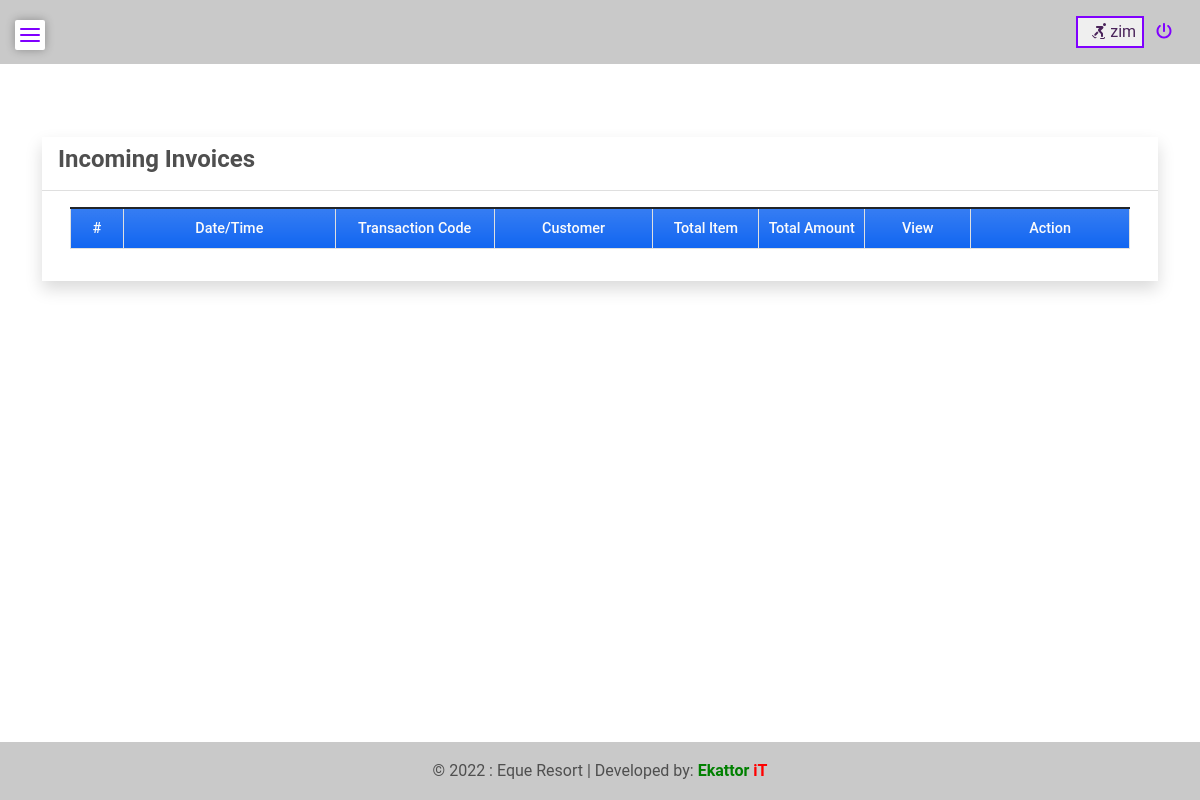
/incoming_invoices (signed in), run on an earlier commit of the app's database.
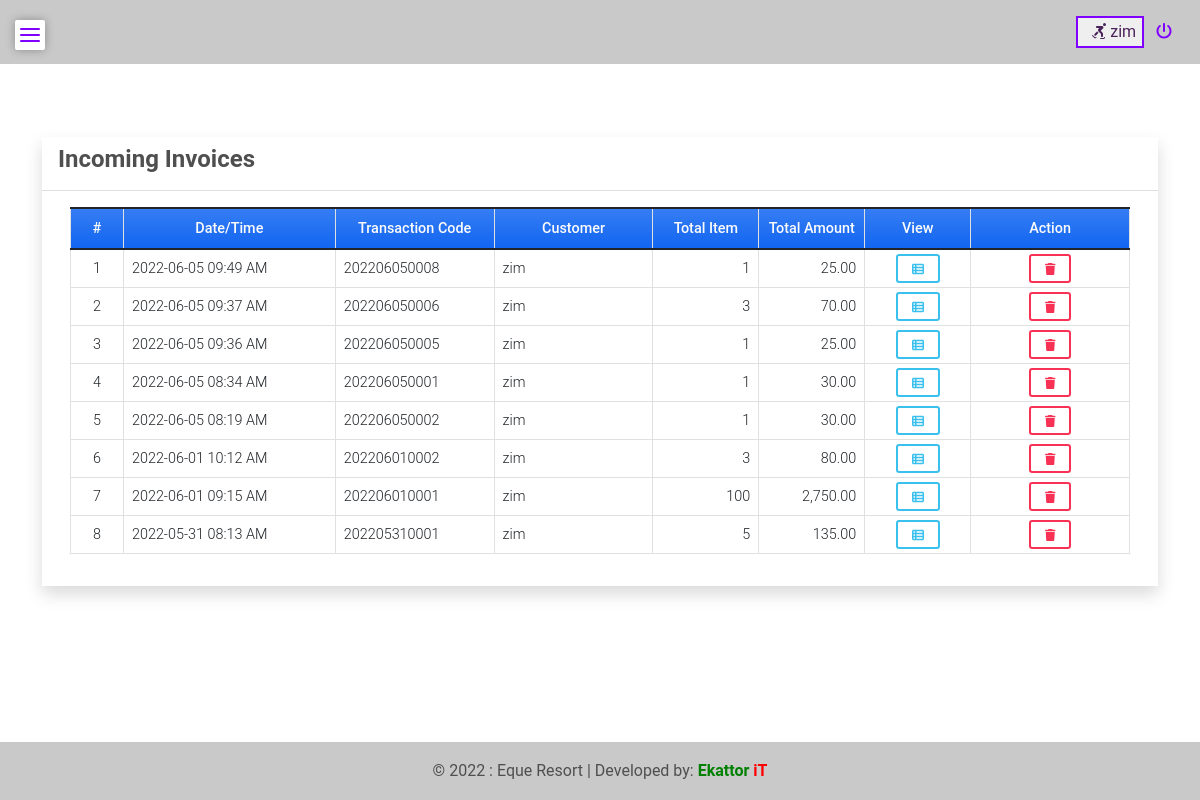
And on a later commit of the database.
### dataSet/models.py (models this page shows, shortened)
class IncomingInvoice(models.Model):
    transaction = models.CharField(max_length = 250)
    customer = models.CharField(max_length = 250)
    total = models.FloatField(default= 0)
    date_created = models.DateTimeField(default=timezone.now)
    date_updated = models.DateTimeField(auto_now=True)
    def item_count(self):
        return IncomingInvoice_Item.objects.filter(invoice = self).aggregate(Sum('quantity'))['quantity__sum']

### dataSet/views.py (the view)
# urls.py: path('incoming_invoices',views.incoming_invoices,name='incoming-invoice-page'),
@login_required
def incoming_invoices(request):
    invoice = IncomingInvoice.objects.all().order_by('-id')
    context['page_title'] = 'Invoices'
    context['invoices'] = invoice
    return render(request, 'incoming_invoice.html', context)

### dataSet/templates/incoming_invoice.html (shortened to what this page needs)
{% extends 'base.html' %} {% load humanize %} {% block pageContent %}
<div class="col-lg-12 col-md-12 col-sm-12 col-xs-12">
    <div class="card card-default rounded-0 shadow ">
        <div class="card-header">
            <div class="d-flex w-100 align-items-center justify-content-between">
                <h4 class="card-title fw-bold">Incoming Invoices</h4>
            </div>
        </div>
        <div class="card-body">
            <div class="container-fluid">
                <table class="table table-bordered" id="invoice-list">
                    <colgroup>
                        <col width="5%">
                        <col width="20%">
                        <col width="15%">
                        <col width="15%">
                        <col width="10%">
                        <col width="10%">
                        <col width="10%">
                        <col width="15%">
                    </colgroup>
                    <thead>
                        <tr class="bg-gradient bg-primary bg-opacity-50 text-light">
                            <th class="px-2 py-2 text-center">#</th>
                            <th class="px-2 py-2 text-center">Date/Time</th>
                            <th class="px-2 py-2 text-center">Transaction Code</th>
                            <th class="px-2 py-2 text-center">Customer</th>
                            <th class="px-2 py-2 text-center">Total Item</th>
                            <th class="px-2 py-2 text-center">Total Amount</th>
                            <th class="px-2 py-2 text-center">View</th>
                            <th class="px-2 py-2 text-center">Action</th>
                        </tr>
                    </thead>
                    <tbody>
                        {% for invoice in invoices %}
                        <tr>
                            <td class="px-2 py-1 align-middle text-center">{{ forloop.counter }}</td>
                            <td class="px-2 py-1 align-middle">{{ invoice.date_created|date:"Y-m-d h:i A" }}</td>
                            <td class="px-2 py-1 align-middle">{{ invoice.transaction }}</td>
                            <td class="px-2 py-1 align-middle">{{ invoice.customer }}</td>
                            <td class="px-2 py-1 align-middle text-end">{{ invoice.item_count|floatformat:0|intcomma }}</td>
                            <td class="px-2 py-1 align-middle text-end">{{ invoice.total|floatformat:2|intcomma }}</td>
                            <td class="px-2 py-1 align-middle text-center">
                                <a href="{% url 'receipt-detail' id=invoice.id %}">
                                    <div class="btn btn-outline-info btn-sm"><i class='fas fa-th-list'></i></div>
                                </a>
                            </td>
                            <td class="px-2 py-1 align-middle text-center">
                                <button class="btn btn-outline-danger btn-sm delete-data" type="button" data-id="{{ invoice.pk }}" title="Delete">
                                    <i class="fa fa-trash"></i>
                                </button>
                            </td>
                        </tr>
                        {% endfor %}
                    </tbody>
                </table>
            </div>
        </div>
    </div>
</div>
{% endblock pageContent %}

### dataSet/templates/base.html (shortened to what this page needs)
{% load static %}
<!DOCTYPE html>
<html lang="en">
<head>
    <link rel="stylesheet" href="https://cdnjs.cloudflare.com/ajax/libs/font-awesome/5.12.1/css/all.min.css">
    <link href='https://unpkg.com/boxicons@2.1.2/css/boxicons.min.css' rel='stylesheet'>
    <link rel="stylesheet" href="{% static 'assets/font-awesome/css/all.min.css' %}">
    <link rel="stylesheet" href="{% static 'assets/bootstrap/css/bootstrap.min.css' %}">
    <link rel="stylesheet" href="{% static 'assets/select2/dist/css/select2.min.css' %}">
    <link rel="stylesheet" href="{% static 'assets/mdb-blogtemplate/css/mdb.min.css' %}" />
    <link rel="stylesheet" href="{% static 'assets/DataTables/datatables.min.css' %}" />
    <link rel="stylesheet" href="{% static 'assets/default/css/style.css' %}">
</head>
<body class="">
<header class="bg-light text-lg-start">
    <div class="text-center p-3" style="background-color: rgba(0, 0, 0, 0.2); position: relative; width: 100%;">
        <div class="container-fluid">
            <div class="row">
                <div class="col-sm-7">
                    </div>
                <div class="col-sm-5">
                    <div class="text-end ">
                        {% if user.is_authenticated %}
                        <button title="Profile" style="border: 2px solid #8000ff;"><a href="profile" style="color: #4A235A;">&nbsp;&nbsp;<i class="fas fa-skating"></i> {{request.user}}</a></button>
                        <a href="{% url 'logout' %}" title="Logout" style="color: #8000ff;">&nbsp;&nbsp;<i class="fas fa-power-off"></i></a>
                        {% else %}
                        <a href="{% url 'login' %}" title="Login" style="color: #8000ff;">&nbsp;&nbsp;<i class="fas fa-sign-in-alt"></i> login</a>
                        {% endif %}
                    </div>
                </div>
            </div>
        </div>
    </div>
</header>
    <main class="py-5">
        <label>
		<div class="toggle">
			<span class="top_line common"></span>
			<span class="middle_line common"></span>
			<span class="bottom_line common"></span>
		</div>
	</label>
        <section class="">
            <div class="container mb-3">
                {% block pageContent %} {% endblock pageContent %}
            </div>
        </section>
    </main>
    <footer class="bg-light text-lg-start">
        <div class="text-center p-3" style="background-color: rgba(0, 0, 0, 0.2); position: relative; width: 100%;">
            © {% now 'Y' %} : Eque Resort | Developed by:
            <a class="text-dark" href="https://ekattorit.com/" target="_blank"><span style="color: green;"><strong>Ekattor</strong></span><span style="color: red;"><strong> iT</strong></span></a>
        </div>
    </footer>
</body>
</html>

### static/assets/default/css/style.css (style rules this page uses)
html, body { height: 100%; width: 100%; max-height: 100%; overflow: auto; display: flex; flex-direction: column; }
body>header { flex-shrink: auto; }
body>main { flex-shrink: auto; flex-grow: auto; overflow: auto; }
body>footer { flex-shrink: auto; position: absolute; bottom: 0; left: 0; width: calc(100%); }
.toggle { position: absolute; height: 30px; width: 30px; top: 20px; left: 15px; z-index: 1; cursor: pointer; border-radius: 2px; background: #fff; box-shadow: 0 0 10px rgba(0,0,0,0.3); }
.toggle .common { position: absolute; height: 2px; width: 20px; background: #8000ff; border-radius: 50px; transition: 0.3s ease; }
.toggle .top_line { top: 30%; left: 50%; transform: translate(-50%,-50%); }
.toggle .bottom_line { top: 70%; left: 50%; transform: translate(-50%,-50%); }
.toggle .middle_line { top: 50%; left: 50%; transform: translate(-50%,-50%); }

What changed in the data, as far as the page shows it:
added IncomingInvoice: date_created "2022-06-05 09:49 AM", transaction "202206050008", customer "zim", item_count "1", total "25.00"
added IncomingInvoice: date_created "2022-06-05 09:37 AM", transaction "202206050006", customer "zim", item_count "3", total "70.00"
added IncomingInvoice: date_created "2022-06-05 09:36 AM", transaction "202206050005", customer "zim", item_count "1", total "25.00"
added IncomingInvoice: date_created "2022-06-05 08:34 AM", transaction "202206050001", customer "zim", item_count "1", total "30.00"
added IncomingInvoice: date_created "2022-06-05 08:19 AM", transaction "202206050002", customer "zim", item_count "1", total "30.00"
added IncomingInvoice: date_created "2022-06-01 10:12 AM", transaction "202206010002", customer "zim", item_count "3", total "80.00"
added IncomingInvoice: date_created "2022-06-01 09:15 AM", transaction "202206010001", customer "zim", item_count "100", total "2,750.00"
added IncomingInvoice: date_created "2022-05-31 08:13 AM", transaction "202205310001", customer "zim", item_count "5", total "135.00"
